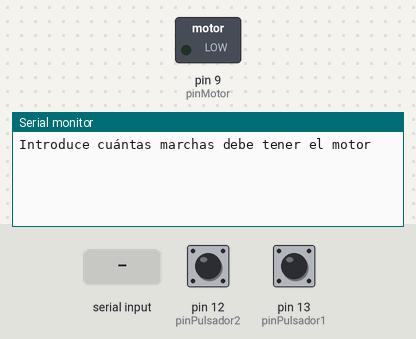
This sketch was run on a simulated Arduino Uno, built with avr-gcc and run on an emulated ATmega328P. Parts: switched loads named in the sketch (green lamp = pin HIGH), the last lines printed to the serial monitor. The inputs (shaded band) are chosen by the test bench; at power-on: pin 12 (pinPulsador2) LOW, pin 13 (pinPulsador1) LOW.

Above: at 0.8 s.
0.9 s: "1" received over Serial
At 0.92 s:
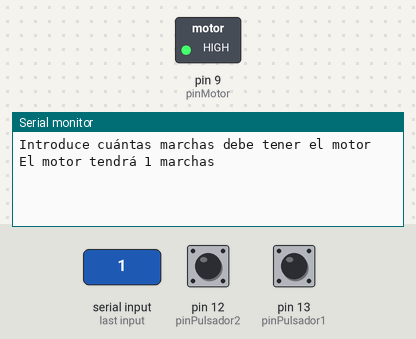
At 2.0 s:
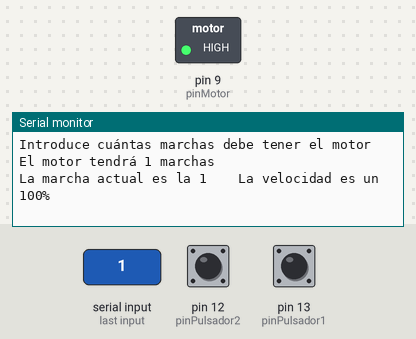

The sketch:

13.ino
```cpp
#define pinPulsador1 13
#define pinPulsador2 12
#define pinMotor 9

bool pulsador1, pulsador2, pulsador1ant, pulsador2ant;
int marchas = 9, marchaactual = 1, velocidad;
int entrada = 0, motor = 0, frecuencia;

void setup() {
  Serial.begin(9600);
  pinMode(pinPulsador1, INPUT);
  pinMode(pinPulsador2, INPUT);
  pinMode(pinMotor, OUTPUT);

  Serial.println("Introduce cuántas marchas debe tener el motor");
  while (entrada == 0) {      // Si Serial.available es igual a 0, este bucle lo que hace es no hacer nada hasta que deje de serlo. Así forzamos que Serial.available sea utilizable
    entrada = Serial.available();
  }
  marchas = Serial.read();
    marchas -= '0';
    Serial.print("El motor tendrá ");
    Serial.print(marchas);
    Serial.println(" marchas");

    Serial.print("La marcha actual es la ");
    Serial.print(marchaactual);
    velocidad = map(marchaactual, 0, marchas, 0, 100);
    Serial.print("    La velocidad es un ");
    Serial.print(velocidad);
    Serial.println("%");
    analogWrite(pinMotor, map(marchaactual, 0, marchas, 0, 255));
}

void loop() {
  unsigned long int contador = millis();
  unsigned long int contador2 = 0;

  pulsador1 = digitalRead(pinPulsador1);
  pulsador2 = digitalRead(pinPulsador2);

  if (pulsador1 && !pulsador1ant && marchaactual < marchas /*&& contador2 - contador < 100*/) {
    contador2 = contador;
    marchaactual++;
    Serial.print("Último cambio: ");
    Serial.print(contador2);
    Serial.println("ms");
    Serial.print("La marcha actual es la ");
    Serial.print(marchaactual);
    velocidad = map(marchaactual, 0, marchas, 0, 100);
    Serial.print("    La velocidad es un ");
    Serial.print(velocidad);
    Serial.println("%");
    analogWrite(pinMotor, map(marchaactual, 0, marchas, 0, 255));
  }

  if (pulsador2 && !pulsador2ant && marchaactual > 1 /*&& contador2 - contador < 100*/) {
    contador2 = contador;
    marchaactual--;
    Serial.print("Último cambio: ");
    Serial.print(contador2);
    Serial.println("ms");
    Serial.print("La marcha actual es la ");
    Serial.print(marchaactual);
    velocidad = map(marchaactual, 0, marchas, 0, 100);
    Serial.print("    La velocidad es un ");
    Serial.print(velocidad);
    Serial.println("%");
    analogWrite(3, map(marchaactual, 0, marchas, 0, 255));
  }

  pulsador1ant = pulsador1;
  pulsador2ant = pulsador2;
}
```

Measured:
- after the input at 0.9 s, the serial monitor: prints a new line at once (image 1)
